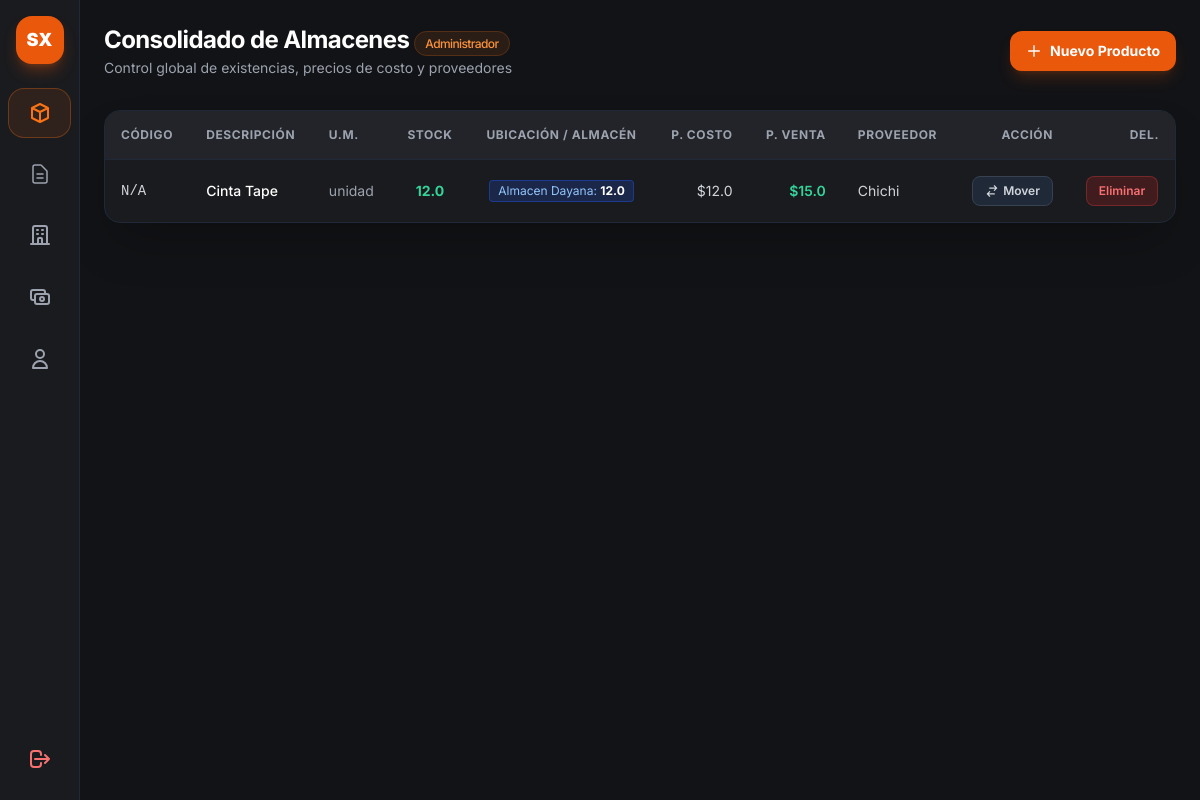
The app's page /admin (signed in) with its own data.
### app.py (models this page shows, shortened)
class Producto(db.Model):
    __tablename__ = 'productos'
    id = db.Column(db.Integer, primary_key=True)
    codigo = db.Column(db.String(50), nullable=True)
    nombre = db.Column(db.String(100), nullable=False)
    unidad_medida = db.Column(db.String(20), default='unidad')
    precio_costo = db.Column(db.Float, default=0.0)
    precio_venta = db.Column(db.Float, default=0.0)
    proveedor_id = db.Column(db.Integer, db.ForeignKey('proveedores.id'), nullable=True)
    proveedor = db.relationship('Proveedor', backref=db.backref('productos', lazy=True))
    estado_pago = db.Column(db.String(20), default="Pagado")
    monto_pendiente = db.Column(db.Float, default=0.0)
    fecha_creacion = db.Column(db.DateTime, default=datetime.utcnow)
    stocks = db.relationship('StockAlmacen', backref='producto', cascade="all, delete-orphan", lazy=True)
    @property
    def cantidad_total(self):
        return sum(s.cantidad for s in self.stocks)

class StockAlmacen(db.Model):
    __tablename__ = 'stock_almacen'
    id = db.Column(db.Integer, primary_key=True)
    producto_id = db.Column(db.Integer, db.ForeignKey('productos.id'), nullable=False)
    almacen_id = db.Column(db.Integer, db.ForeignKey('almacenes.id'), nullable=False)
    cantidad = db.Column(db.Float, default=0.0)

class Almacen(db.Model):
    __tablename__ = 'almacenes'
    id = db.Column(db.Integer, primary_key=True)
    nombre = db.Column(db.String(100), nullable=False, unique=True)
    ubicacion = db.Column(db.String(150), nullable=True)
    es_area_venta = db.Column(db.Boolean, default=False)
    stocks = db.relationship('StockAlmacen', backref='almacen', cascade="all, delete-orphan", lazy=True)

class Proveedor(db.Model):
    __tablename__ = 'proveedores'
    id = db.Column(db.Integer, primary_key=True)
    nombre = db.Column(db.String(100), nullable=False, unique=True)
    telefono = db.Column(db.String(30), nullable=True)
    contacto = db.Column(db.String(100), nullable=True)

### app.py (the view)
@app.route('/admin')
def vista_admin():
    if 'user' not in session or session.get('rol') != 'admin':
        return redirect(url_for('login'))
    productos = Producto.query.all()
    almacenes = Almacen.query.all()
    proveedores = Proveedor.query.all()
    return render_template('admin_almacenes.html', productos=productos, almacenes=almacenes, proveedores=proveedores)

### templates/admin_almacenes.html (shortened to what this page needs)
{% extends "base.html" %}
{% block content %}
    <header class="p-6 pb-2 flex justify-between items-center">
        <div>
            <h1 class="text-2xl font-bold text-white tracking-tight">Consolidado de Almacenes <span
                    class="text-xs font-medium px-2.5 py-1 rounded-full bg-orange-500/10 text-orange-400 border border-orange-500/20">Administrador</span>
            </h1>
            <p class="text-sm text-gray-400 mt-0.5">Control global de existencias, precios de costo y proveedores
            </p>
        </div>
        <button onclick="abrirModalProducto()"
            class="px-4 py-2.5 bg-orange-600 hover:bg-orange-500 text-white font-bold rounded-xl transition flex items-center gap-2 text-sm shadow-lg shadow-orange-600/20 active:scale-95">
            <svg class="w-4 h-4" fill="none" stroke="currentColor" viewBox="0 0 24 24">
                <path stroke-linecap="round" stroke-linejoin="round" stroke-width="2" d="M12 4v16m8-8H4" />
            </svg>
            <span>Nuevo Producto</span>
        </button>
    </header>
    <section class="p-6 flex-1">
        <div class="bg-[#1a1b1e] border border-gray-800 rounded-2xl overflow-hidden shadow-2xl">
            <div class="overflow-x-auto">
                <table class="w-full text-left border-collapse">
                    <thead>
                    <tr class="border-b border-gray-800 text-xs font-semibold text-gray-400 uppercase tracking-wider bg-[#222429]">
                        <th class="p-4">Código</th>
                        <th class="p-4">Descripción</th>
                        <th class="p-4">U.M.</th>
                        <th class="p-4 text-center">Stock</th>
                        <th class="p-4 text-center">Ubicación / Almacén</th>
                        <th class="p-4 text-right">P. Costo</th>
                        <th class="p-4 text-right">P. Venta</th>
                        <th class="p-4">Proveedor</th>
                        <th class="p-4 text-right">Acción</th>
                        <th class="p-4 text-right">Del.</th>
                    </tr>
                    </thead>
                    <tbody class="divide-y divide-gray-800/60 text-sm">
                        {% for p in productos %}
                        <tr class="hover:bg-gray-800/30 transition-colors">
                            <td class="p-4 font-mono text-gray-300">{{ p.codigo or 'N/A' }}</td>
                            <td class="p-4 font-medium text-white">{{ p.nombre }}</td>
                            <td class="p-4 text-gray-400">{{ p.unidad_medida }}</td>
                            <td class="p-4 text-center font-bold text-emerald-400">
                                {{ (p.cantidad_total | default(0)) | round(2) }}
                            </td>
                            <td class="p-4 text-center">
                                {% if p.stocks %}
                                <div class="flex flex-wrap justify-center gap-1">
                                    {% for s in p.stocks %}
                                    <span class="px-2 py-0.5 rounded bg-blue-900/40 text-blue-300 border border-blue-700/50 text-xs">
                                        {{ s.almacen.nombre }}: <strong class="text-white">{{ s.cantidad|round(2) }}</strong>
                                    </span>
                                    {% endfor %}
                                </div>
                                {% else %}
                                <span class="text-gray-500 italic text-xs">Sin stock en almacenes</span>
                                {% endif %}
                            </td>
                            <td class="p-4 text-right text-gray-300">
                                ${{ (p.precio_costo | default(0)) | round(2) }}
                            </td>
                            <td class="p-4 text-right text-emerald-400 font-semibold">
                                ${{ (p.precio_venta | default(0)) | round(2) }}
                            </td>
                            <td class="p-4 text-gray-300">
                                {{ p.proveedor.nombre if p.proveedor else 'N/A' }}
                            </td>
                            <td class="p-4 text-right">
                                <button onclick="abrirModalMovimiento('{{ p.id }}', '{{ p.descripcion }}')"
                                    class="px-3 py-1.5 bg-gray-800 hover:bg-orange-600 hover:text-white text-gray-300 font-semibold rounded-lg text-xs transition flex items-center gap-1 ml-auto border border-gray-700">
                                    <svg class="w-3.5 h-3.5" fill="none" stroke="currentColor" viewBox="0 0 24 24">
                                        <path stroke-linecap="round" stroke-linejoin="round" stroke-width="2"
                                            d="M8 7h12m0 0l-4-4m4 4l-4 4m0 6H4m0 0l4 4m-4-4l4-4" />
                                    </svg>
                                    <span>Mover</span>
                                </button>
                            </td>
                            <td class="p-4 flex items-center justify-center gap-2">
                                <form action="{{ url_for('eliminar_producto', id=p.id) }}" method="POST"
                                    onsubmit="return confirm('¿Estás seguro de que deseas eliminar este producto?');">
                                    <button type="submit"
                                        class="px-3 py-1.5 bg-red-600/20 hover:bg-red-600 text-red-400 hover:text-white border border-red-500/30 rounded-lg text-xs font-semibold transition-all">
                                        Eliminar
                                    </button>
                                </form>
                            </td>
                        </tr>
                        {% endfor %}
                    </tbody>
                </table>
            </div>
        </div>
    </section>
{% endblock %}

### static/css/style.css (style rules this page uses)
body { font-family: 'Inter', sans-serif; }

### records on screen
Producto: codigo "N/A", nombre "Cinta Tape", unidad_medida "unidad", precio_costo "12.0", precio_venta "15.0", proveedor "Chichi"
StockAlmacen: cantidad "12.0", almacen.nombre "Almacen Dayana"
